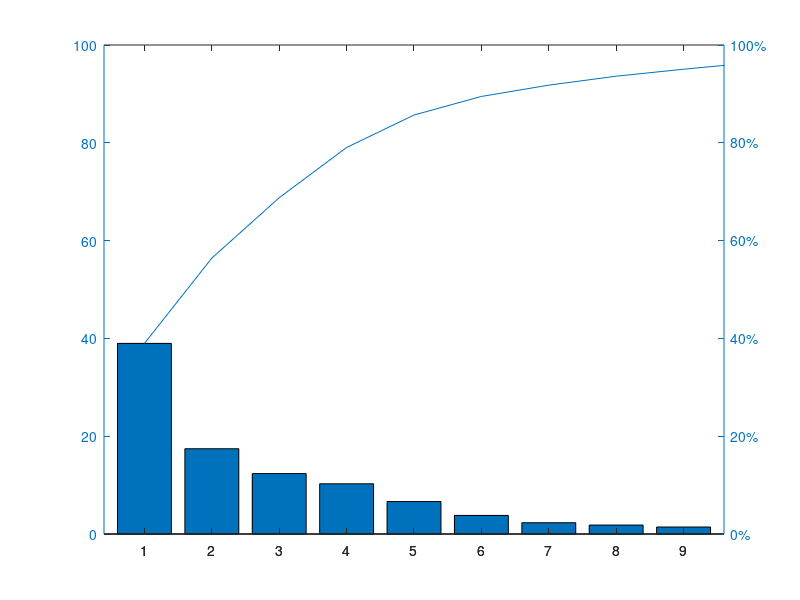
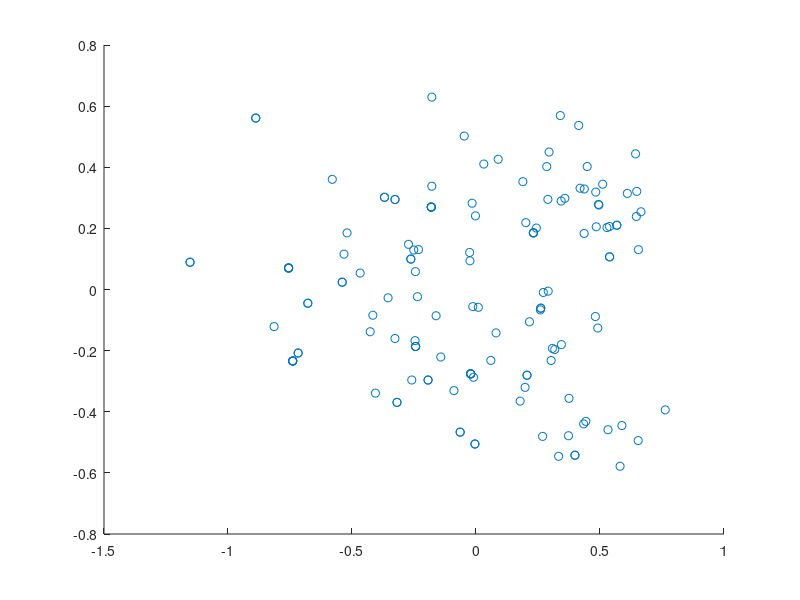

Write the MATLAB code that produced these figures, in order.
clc;
close all; 
clear all; 
x = csvread('Arjun _exp9.csv'); 
[pcs,scrs,~,~,pexp] = pca(x);
figure(1);
pareto(pexp)
figure(2);
scatter(scrs(:,1),scrs(:,2))